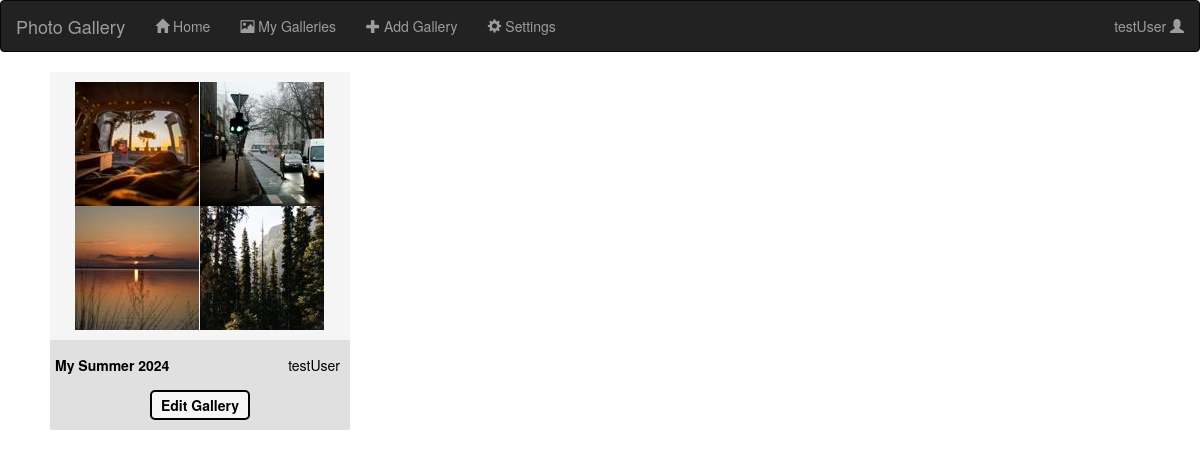
Screenshot of /myGalleries (signed in) with the database file from the repository.
### components/databaseClasses.py (models this page shows, shortened)
class User(UserMixin, db.Model):
    __tablename__ = 'users'
    __bind_key__ = 'users'
    id = db.Column(db.Integer, primary_key = True)
    fname = db.Column(db.String(32))
    lname = db.Column(db.String(32))
    email = db.Column(db.String(300), unique = True)
    username = db.Column(db.String(24))
    passwordHash = db.Column(db.String(128))
    galleries = db.relationship('Gallery', backref='user')

class Gallery(db.Model):
    __tablename__ = 'galleries'
    id = db.Column(db.Integer, primary_key=True)
    userId = db.Column(db.Integer, db.ForeignKey(User.id))
    numPhotos = db.Column(db.Integer)
    title = db.Column(db.String(40))
    dateCreated = db.Column(db.Date)
    dateLastEdited = db.Column(db.Date)
    description = db.Column(db.Text)
    photos = db.relationship('Photo', backref='gallery')

class Photo(db.Model):
    __tablename__ = 'photos'
    __bind_key__ = 'photos'
    id = db.Column(db.Integer, primary_key=True)
    galleryId = db.Column(db.Integer, db.ForeignKey(Gallery.id))
    photoURL = db.Column(db.String(32))
    thumbnailURL = db.Column(db.String(32))

### app.py (the view)
@app.route("/myGalleries")
def myGalleries():
    myGalls = []
    loggedIn = isLoggedIn()
    if not loggedIn:
        return render_template('loginNeeded.html', loggedIn = loggedIn)
    myGalls = Gallery.query.filter_by(userId=session['userId']).all()
    return render_template('myGalleries.html', loggedIn = loggedIn, photos = photos, galleries = myGalls, username = getCurrentUsername(), users = users)

### app.py (called while the page is built)
@lm.user_loader
def loadUser(id):
    return User.query.get(int(id))

### components/utils.py (called while the page is built)
def getCurrentUsername():
    currentUserID = session.get("userId", None)
    currentUsername = None
    if currentUserID != None:
        currentUsername = loadUser(currentUserID).username
    return currentUsername

def isLoggedIn():
    if 'loggedIn' not in session:
        session['loggedIn'] = False
        session.modified = True
    return session['loggedIn']

### templates/myGalleries.html (shortened to what this page needs)
{% extends "base.html" %}
{% block content %}
    <div id = "galleries">
        {% for gallery in galleries %}
            {% set numPhotos = gallery['numPhotos'] %}
            {% set photosList = gallery['photos'] %}
            <div class = "galleryTilePreview">
                <a href = "{{ url_for('viewGallery', galleryID = gallery['id'])}}">
                    <div class = "photosPreview">
                        {% for i in range(4) %}
                            <div class = "thumbnailPhoto">
                                {% set photoURL = photosList[(i%numPhotos)]['thumbnailURL'] %}
                                <img src="{{photoURL}}">
                            </div>
                        {% endfor %}
                    </div>
                    <div class = "previewDetails">
                        <div class = "previewTitleDate">{{gallery['title']}}</div>
                        <div class = "previewUser">{{users[gallery['userId']]['username']}}</div>
                    </div>
                </a>
                <div class = "editSection">
                    <div class = "editButton" id = "{{gallery['id']}}"><a href = "{{ url_for('editGallery', galleryID = gallery['id'])}}" >Edit Gallery</a></div>
                </div>
            </div>
        {% endfor %}
    </div>
{% endblock %}

### templates/base.html (shortened to what this page needs)
{% extends "bootstrap/base.html" %}
{% block head %}
    <link rel = "stylesheet" href = "../static/style.css">
    <link rel="stylesheet" href="https://cdn.jsdelivr.net/npm/bootstrap@3.3.7/dist/css/bootstrap.min.css">
{% endblock %}
{% block body %}
<nav class="navbar navbar-inverse" id = "navbar">
    <div class="container-fluid">
        <div class="navbar-header">
            <a class="navbar-brand">Photo Gallery</a>
        </div>
        <ul class="nav navbar-nav">
            <li><a href="{{ url_for('homePage') }}"><span class="glyphicon glyphicon-home"></span> Home</a></li>
            <li><a href="{{ url_for('myGalleries') }}"><span class="glyphicon glyphicon-picture"></span> My Galleries</a></li>
            <li><a href="{{ url_for('addGallery') }}"><span class="glyphicon glyphicon-plus"></span> Add Gallery</a></li>
            <li><a href="{{ url_for('settings') }}"><span class="glyphicon glyphicon-cog"></span> Settings</a></li>
        </ul>
        <ul class="nav navbar-nav navbar-right">
            {% if loggedIn == False %}
                <li><a href="{{ url_for('register') }}"><span class="glyphicon glyphicon-user"></span> Sign Up</a></li>
                <li><a href="{{ url_for('login') }}"><span class="glyphicon glyphicon-log-in"></span> Login</a></li>
            {% elif loggedIn == True %}
                <li onmouseenter="showPopup()" onmouseleave="hidePopup()"><a href="#">{{username}} <span class="glyphicon glyphicon-user"></span></a></li>
            {% endif %}
        </ul>
    </div>
</nav>
    {% block content %}{% endblock %}
{% endblock %}

### static/style.css (style rules this page uses)
:root { --lightBackground: #F5F5F5; --darkBackground: #E0E0E0; }
#navbar { margin-bottom: 0; }
#galleries { display:grid; grid-gap: 20px; grid-template-columns: repeat(auto-fit, 300px); justify-content: space-between; padding: 20px 50px; width: minmax(80%, calc(100%-250px)) }
.galleryTilePreview { background-color: var(--darkBackground); }
.photosPreview { display: grid; grid-template-rows: repeat(2, 1fr); grid-template-columns: repeat(2, 125px); place-content: center; margin: auto; margin-bottom: 10px; background-color: var(--lightBackground); padding: 10px; }
.previewTitleDate { float:left; font-weight: bold; padding: 5px; }
.previewUser { float: right; padding: 5px; padding-right: 10px; }
.previewDetails { color: black; margin-bottom: 50px; }
.editSection { height: 40px; }
.editButton { margin: auto; height: 30px; width: 100px; border: black solid 2px; border-radius: 5px; background-color: var(--lightBackground); font-weight: bold; text-align: center; padding-top: 3px; }
.editButton a { color: black; }

### rows the page displays
User: username "testUser"
Gallery: thumbnailURL (picture), title "My Summer 2024", userId.username "testUser"
